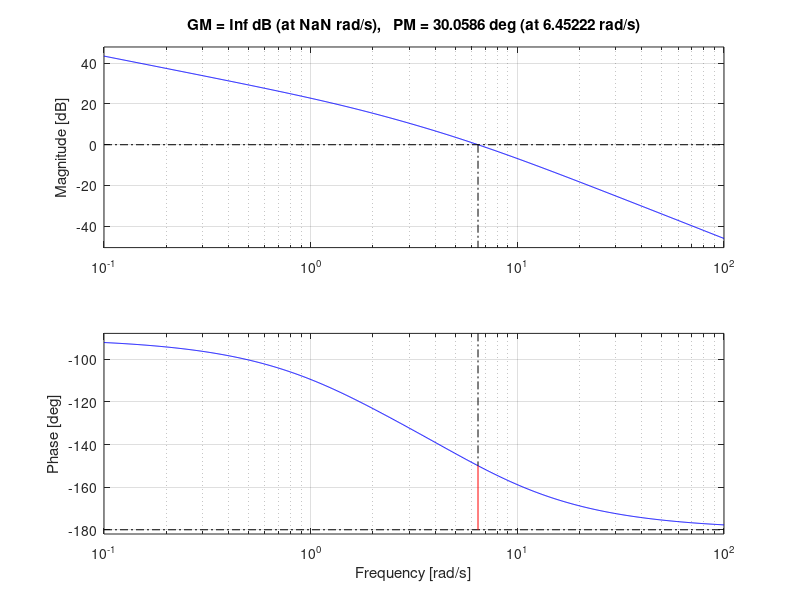
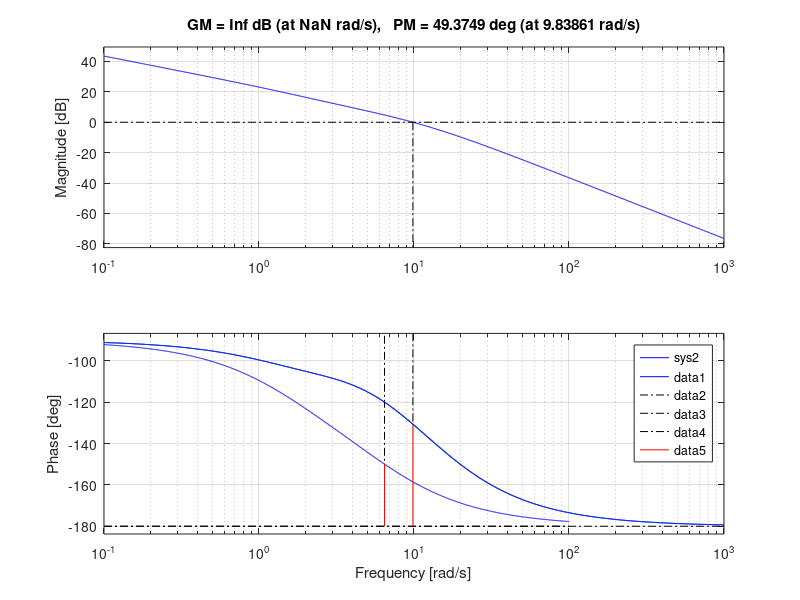
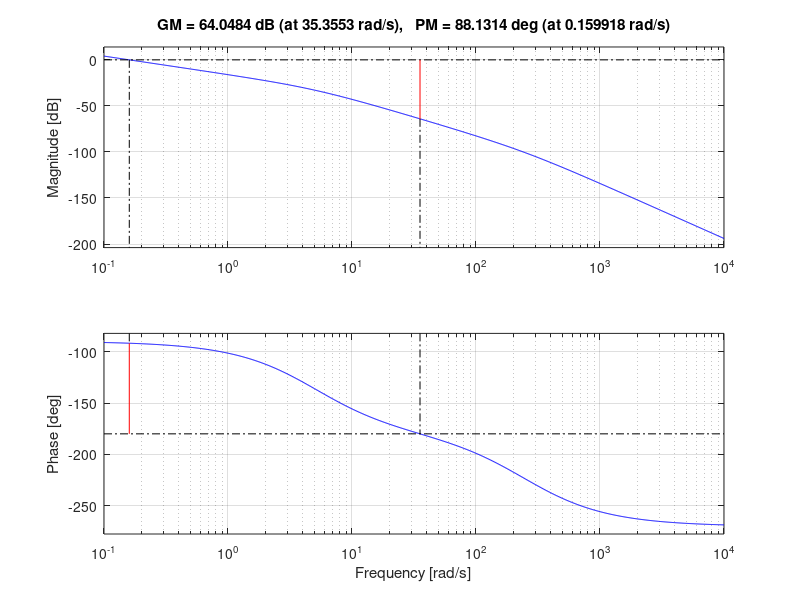

MATLAB code to generate these figures, in order:
clear all;
close all;
%% Problem 1
G = zpk([-3], [0,-2,-5],50)
K = 1;
sys = K*G;

figure
bode(sys); margin(sys)
[Gm, Pm, Wcg, Wcp] = margin(sys);

% Design C
a = 1/3
T = 1/(Wcp * sqrt(a))
phi_max = rad2deg(asin((1-a)/(1+a)))
C = tf([T, 1], [a * T, 1])

sys2 = K*C*G;
figure
bode(sys); margin(sys)
hold on
bode(sys2); margin(sys2)

[Gm2, Pm2, Wcg2, Wcp2] = margin(sys2);
Pm2

% compute bandwidth, use CL system
[mag, phase, wout] = bode(sys2/(1+sys2), 15.9:0.001:16.1);
mag = mag(:);
err = abs(mag - sqrt(2)/2);
[m, idx] = min(err);
bandwidth = wout(idx)  % bandwidth is omega that comes closest to sqrt(2)/2

%% Problem 2
G = zpk([], [0,-5, -250],1)
K = 200;  % K > 100 for steady state tracking error

sys = K*G;
figure
bode(sys); margin(sys)
[Gm, Pm, Wcg, Wcp] = margin(sys);
Pm  % this is > 40, so we are just done??
%% Problem 3
% do the matrix multiplication
A = [2 1;-1 1];
B = [1;2];
C = [1 1];
F = [4 1];
L = [-12; 19];

result = [A-B*F, -B*F; zeros(2), A-L*C]